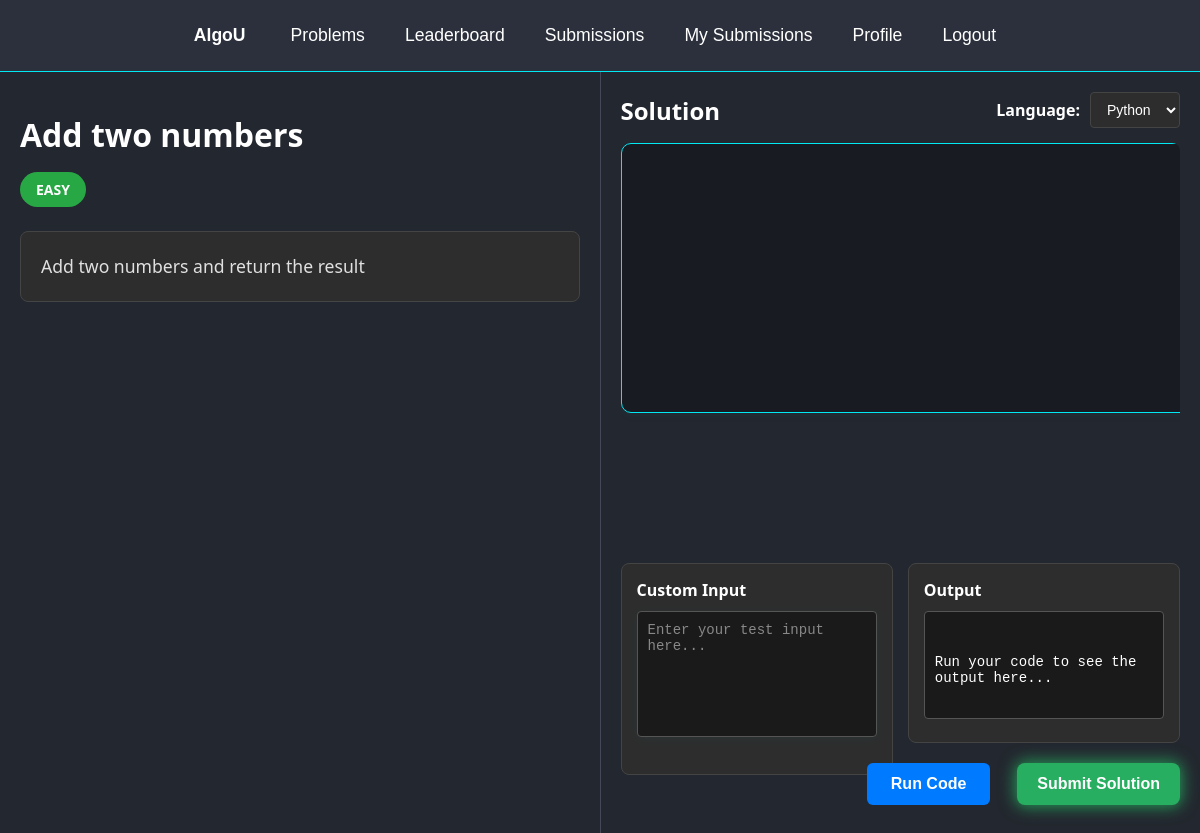
/1/ (signed in), run on the app's committed database.
### problems/models.py (models this page shows, shortened)
class Problem(models.Model):
    title = models.CharField(max_length=200)
    description = models.TextField()
    difficulty = models.CharField(max_length=50)

### problems/views.py (the view)
# urls.py: path('<int:problem_id>/', views.problem_detail, name='problem-detail'),
def problem_detail(request, problem_id):
    problem = get_object_or_404(Problem, id=problem_id)
    form = CodeSubmissionForm()
    return render(request, 'problem.html', {'problem': problem, 'form': form})

### compiler/forms.py
class CodeSubmissionForm(forms.ModelForm):
    class Meta:
        model = CodeSubmission
        fields = ['problem', 'language', 'code']
        widgets = {
            'problem': forms.Select(attrs={
                'class': 'form-control',
                'id': 'problem-select'
            }),
            'language': forms.Select(attrs={
                'class': 'form-control',
                'id': 'language-select'
            }),
            'code': forms.Textarea(attrs={
                'class': 'form-control',
                'id': 'code-editor',
                'rows': 20,
                'placeholder': 'Write your code here...'
            }),
        }
    def __init__(self, *args, **kwargs):
        super().__init__(*args, **kwargs)
        self.fields['problem'].queryset = Problem.objects.all()
        self.fields['problem'].empty_label = "Select a problem"

### problems/templates/problem.html (shortened to what this page needs)
{% load static %}
<!DOCTYPE html>
<html lang="en">
<head>
    <link rel="stylesheet" href="{% static 'problem.css' %}">
    <link rel="stylesheet" href="https://cdnjs.cloudflare.com/ajax/libs/codemirror/5.65.2/codemirror.min.css">
    <link rel="stylesheet" href="https://cdnjs.cloudflare.com/ajax/libs/codemirror/5.65.2/theme/dracula.min.css">
    <link rel="stylesheet" href="https://cdnjs.cloudflare.com/ajax/libs/codemirror/5.65.2/addon/fold/foldgutter.min.css">
</head>
<body>
    {% include 'navbar.html' %}
    <div class="container">
        <div class="problem-section">
            <h1 class="problem-title">{{ problem.title }}</h1>
            <div class="problem-meta">
                <span class="difficulty {{ problem.difficulty|lower }}">{{ problem.difficulty }}</span>
            </div>
            <div class="problem-description">
                {{ problem.description|safe }}
            </div>
        </div>
        <div class="code-section">
            <div class="code-header">
                <h2>Solution</h2>
                <div class="language-selector">
                    <label for="language">Language:</label>
                    <select id="language-select">
                        <option value="python">Python</option>
                    </select>
                </div>
            </div>
            <div class="code-editor-container">
                <textarea id="code-editor" name="code"></textarea>
            </div>
            <div class="input-output-section">
                <div class="input-section">
                    <h3>Custom Input</h3>
                    <textarea id="custom-input" placeholder="Enter your test input here..."></textarea>
                </div>
                <div class="output-section">
                    <h3>Output</h3>
                    <div id="output-container" class="output-container">
                        Run your code to see the output here...
                    </div>
                </div>
            </div>
            <div class="action-buttons">
                <button type="button" id="run-btn" class="btn run-btn">Run Code</button>
                <button type="button" id="submit-btn" class="btn submit-btn">Submit Solution</button>
            </div>
        </div>
    </div>
</body>
</html>

### problems/static/problem.css (style rules this page uses)
.container { display: flex; height: 100vh; }
.problem-title { font-size: 2rem; font-weight: bold; margin-bottom: 16px; }
.problem-description { font-size: 1.1rem; line-height: 1.6; }
body { margin: 0; padding: 0; font-family: Arial, Helvetica, sans-serif; background: linear-gradient(#57606f, #2f3542); height: 100vh; color: #fff; }
textarea, input[type="text"] { width: 100%; min-height: 140px; font-family: 'Fira Mono', 'Consolas', monospace; font-size: 1.08rem; background: #181c22; color: #03e9f4; border: 1.5px solid #03e9f4; border-radius: 10px; padding: 14px; margin-bottom: 22px; transition: border-color 0.2s, box-shadow 0.2s, background 0.2s; resize: vertical; box-shadow: 0 2px 12px 0 rgba(3,233,244,0.04); }
textarea[name="code"] { min-height: 240px; }
button.submit-btn, .submit-btn { background: #27ae60 !important; color: #fff; font-size: 1rem; font-weight: bold; border: none; border-radius: 8px; padding: 8px 20px; margin-left: 12px; cursor: pointer; transition: background 0.2s, box-shadow 0.2s; box-shadow: 0 0 16px 2px #27ae60cc, 0 2px 8px rgba(39,174,96,0.08); }

### problems/templates/problem.html (style rules this page uses)
body { margin: 0; padding: 0; font-family: 'Segoe UI', Tahoma, Geneva, Verdana, sans-serif; background: #23272f; color: #ffffff; }
.container { display: flex; height: 100vh; overflow: hidden; }
.problem-section { width: 50%; padding: 20px; overflow-y: auto; background: #23272f; border-right: 1px solid #444857; }
.code-section { width: 50%; padding: 20px; display: flex; flex-direction: column; background: #23272f; color: #ffffff; }
.code-header { display: flex; justify-content: space-between; align-items: center; margin-bottom: 15px; }
.code-header h2 { margin: 0; color: white; }
.language-selector { display: flex; align-items: center; gap: 10px; }
.language-selector label { color: white; font-weight: 600; }
.language-selector select { padding: 8px 12px; border-radius: 4px; border: 1px solid #444; background: #2d2d2d; color: white; font-size: 14px; }
.code-editor-container { flex: 1; min-height: 400px; max-height: 400px; margin-bottom: 20px; border-radius: 8px; overflow: hidden; }
.input-output-section { display: grid; grid-template-columns: 1fr 1fr; gap: 15px; margin-bottom: 0; height: 180px; align-items: stretch; }
.input-section, .output-section { background: #2d2d2d; border-radius: 8px; padding: 15px; border: 1px solid #444; display: flex; flex-direction: column; }
.input-section { display: flex; flex-direction: column; height: 100%; }
.input-section h3, .output-section h3 { margin: 0 0 10px 0; color: #ffffff; font-size: 16px; font-weight: 600; }
.input-section textarea { flex: 1; min-height: 0; box-sizing: border-box; border: 1px solid #555; border-radius: 4px; padding: 10px; font-family: 'Courier New', monospace; font-size: 14px; resize: none; background: #1a1a1a; color: #ffffff; outline: none; }
.input-section textarea::placeholder { color: #888; }
.output-container { flex: 1; border: 1px solid #555; border-radius: 4px; padding: 10px; font-family: 'Courier New', monospace; font-size: 14px; background: #1a1a1a; color: #ffffff; overflow-y: auto; white-space: pre-wrap; word-wrap: break-word; }
.action-buttons { display: flex; gap: 15px; margin-top: 20px; justify-content: flex-end; width: 100%; }
.btn { padding: 12px 24px; border: none; border-radius: 6px; font-size: 16px; font-weight: 600; cursor: pointer; transition: all 0.3s ease; text-decoration: none; display: inline-block; text-align: center; min-width: 120px; }
.run-btn { background: #007bff; color: white; }
.submit-btn { background: #28a745; color: white; }
.problem-title { font-size: 2rem; font-weight: bold; margin-bottom: 16px; color: #ffffff; }
.problem-meta { margin-bottom: 24px; }
.difficulty { padding: 8px 16px; border-radius: 20px; font-size: 14px; font-weight: 600; text-transform: uppercase; display: inline-block; }
.difficulty.easy { background: #28a745; color: #ffffff; }
.problem-description { font-size: 1.1rem; line-height: 1.6; color: #e0e0e0; background: #2d2d2d; padding: 20px; border-radius: 8px; border: 1px solid #444; }

### data on the page
Problem: title "Add two numbers", difficulty "EASY", description "Add two numbers and return the result"
